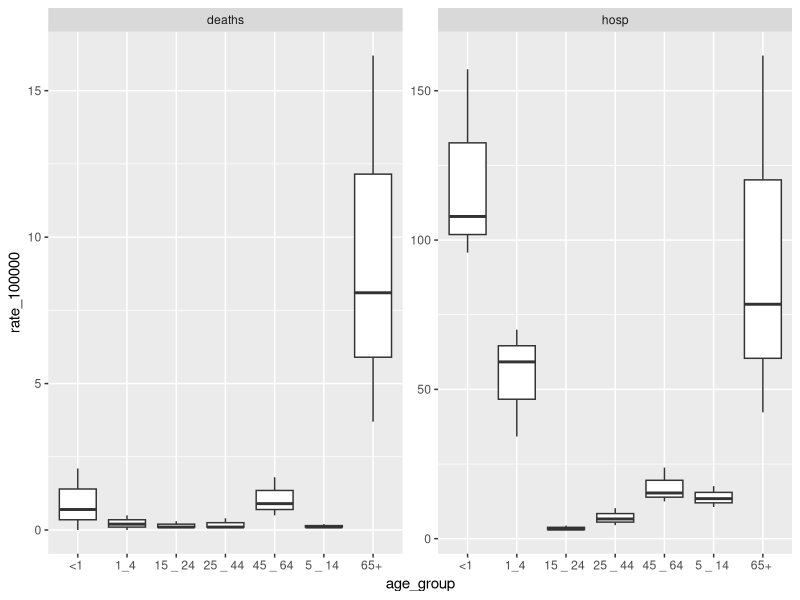

R code for this plot:
library(ggplot2)
x <- read.csv('ontario-influenza-hosp-death.csv')


g <- ggplot(x) + geom_boxplot(aes(x=age_group, y=rate_100000)) + facet_wrap(~type, scales = 'free')
plot(g)
